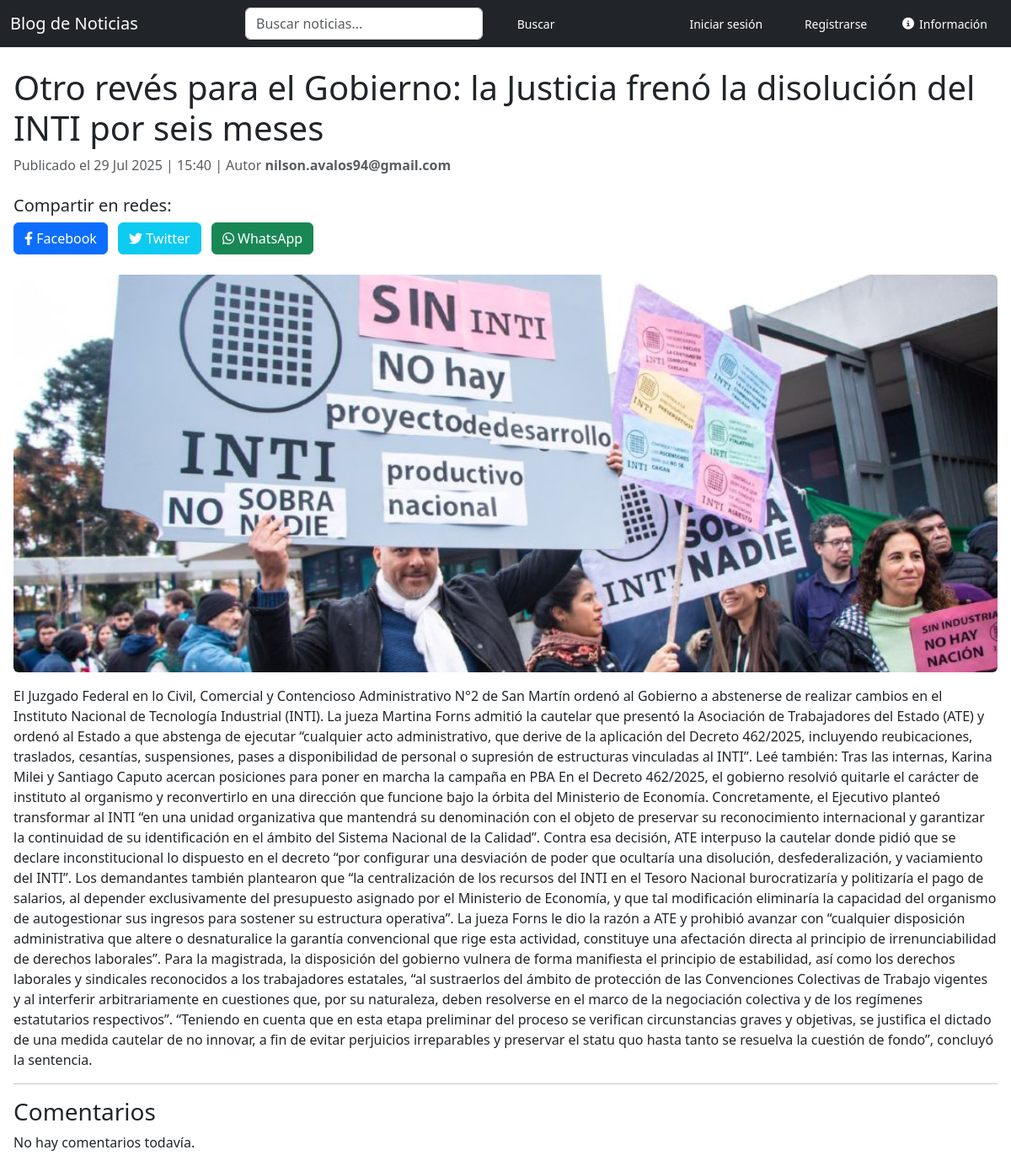
/noticia/6/, run on the app's committed database.
### blog/models.py (models this page shows, shortened)
class Noticia(models.Model):
    titulo = models.CharField(max_length=200)
    resumen = models.TextField(blank=True, null=True)
    contenido = models.TextField()
    categoria = models.ForeignKey(Categoria, on_delete=models.CASCADE)
    autor = models.ForeignKey(User, on_delete=models.CASCADE)
    imagen = models.ImageField(upload_to='noticias/', blank=True, null=True)
    destacada = models.BooleanField(default=False)
    fecha_publicacion = models.DateTimeField(auto_now_add=True)

### blog/views.py (the view)
# urls.py: path('noticia/<int:pk>/', views.detalle_noticia, name='detalle_noticia'),
def detalle_noticia(request, pk):
    noticia = get_object_or_404(Noticia, pk=pk)
    comentarios = noticia.comentarios.all()
    return render(request, 'detalle_noticia.html', {'noticia': noticia, 'comentarios': comentarios})

### blog/templates/detalle_noticia.html (shortened to what this page needs)
{% extends 'base.html' %}
{% block contenido %}
    <h1>{{ noticia.titulo }}</h1>
   <p class="text-muted d-flex align-items-center justify-content-between">
    <span>
        Publicado el {{ noticia.fecha_publicacion|date:"d M Y" }} |
        {{ noticia.fecha_publicacion|time:"H:i" }} |
        Autor <strong>{{ noticia.autor }}</strong>
    </span>
</p>
    <div class="mt-4">
    <h5>Compartir en redes:</h5>
    <a href="https://www.facebook.com/sharer/sharer.php?u={{ request.build_absolute_uri }}" target="_blank" class="btn btn-primary me-2">
        <i class="fab fa-facebook-f"></i> Facebook
    </a>
    <a href="https://twitter.com/intent/tweet?url={{ request.build_absolute_uri }}&text={{ noticia.titulo }}" target="_blank" class="btn btn-info text-white me-2">
        <i class="fab fa-twitter"></i> Twitter
    </a>
    <a href="https://api.whatsapp.com/send?text={{ noticia.titulo }} {{ request.build_absolute_uri }}" target="_blank" class="btn btn-success">
        <i class="fab fa-whatsapp"></i> WhatsApp
    </a>
</div>
    <br>
    {% if noticia.imagen %}
    <img src="{{ noticia.imagen.url }}"
         class="img-fluid rounded mb-3 w-100"
         style="max-height: 700px; object-fit: cover;"
         alt="Imagen de la noticia">
    {% endif %}
    <p>{{ noticia.contenido }}</p>
    <hr>
    <h3>Comentarios</h3>
    {% for comentario in comentarios %}
        <p><strong>{{ comentario.autor }}</strong>: {{ comentario.texto }}</p>
    {% empty %}
        <p>No hay comentarios todavía.</p>
    {% endfor %}
{% endblock %}

### data on the page
Noticia: titulo "Otro revés para el Gobierno: la Justicia frenó la disolución del INTI por seis meses", fecha_publicacion "29 Jul 2025", fecha_publicacion "15:40", autor "nilson.avalos94@gmail.com", imagen (picture), contenido "El Juzgado Federal en lo Civil, Comercial y Contencioso Administrativo N°2 de San Martín ordenó al Gobierno a abstenerse de realizar cambios en el Instituto Nacional de Tecnología Industrial (INTI). La jueza Martina Forns admitió la cautelar que presentó la Asociación de Trabajadores del Estado (ATE) y ordenó al Estado a que abstenga de ejecutar “cualquier acto administrativo, que derive de la aplicación del Decreto 462/2025, incluyendo reubicaciones, traslados, cesantías, suspensiones, pases a disponibilidad de personal o supresión de estructuras vinculadas al INTI”. Leé también: Tras las internas, Karina Milei y Santiago Caputo acercan posiciones para poner en marcha la campaña en PBA En…"
